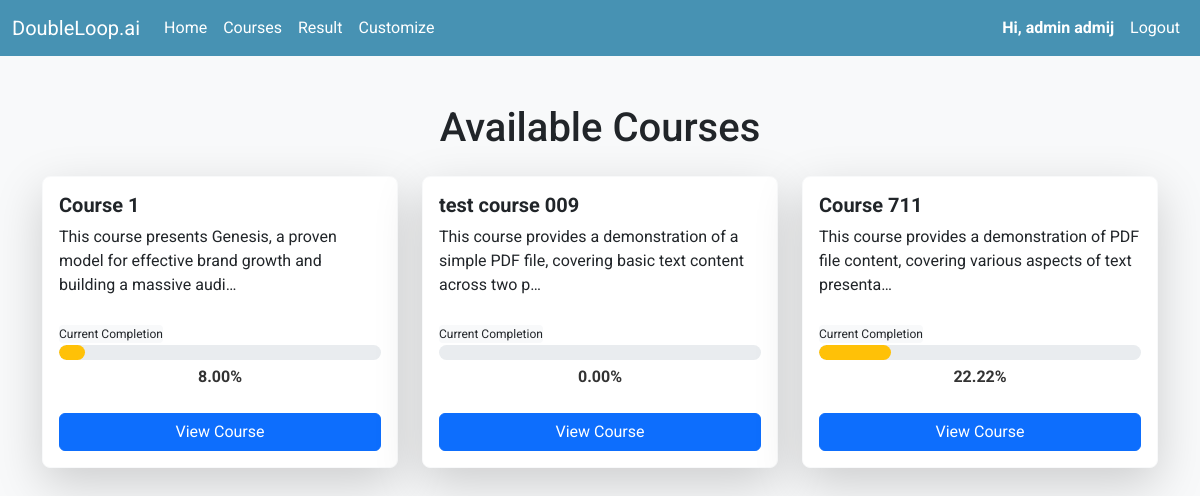
Before: /home (signed in) with the older database file.
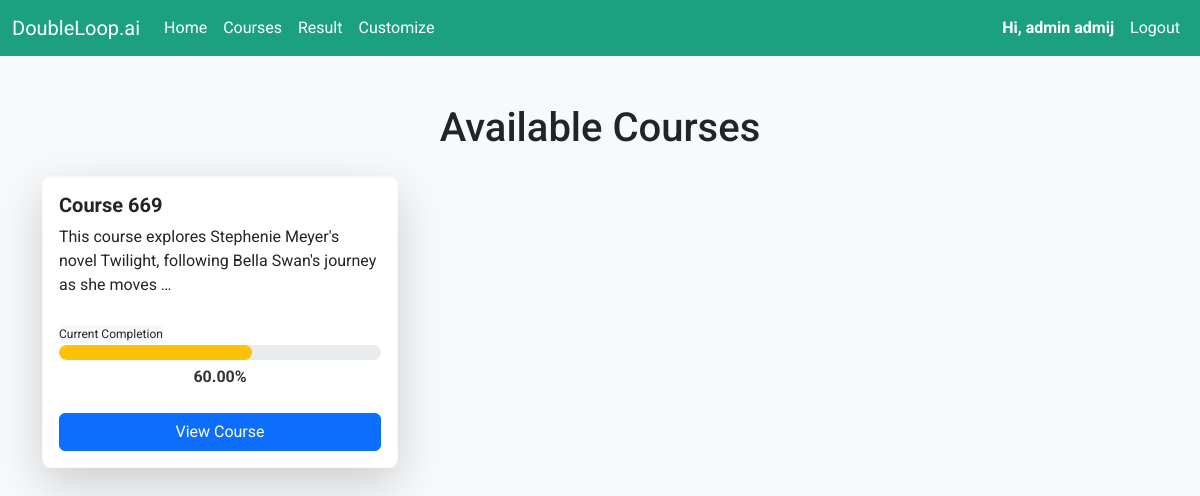
After: the same page with the newer database file.
### course/models/course.py (models this page shows, shortened)
class Course(BaseModel):
    title = models.CharField(max_length=255)
    description = models.CharField(max_length=1500, null=True, blank=True)
    created_by = models.ForeignKey(User, related_name='courses', on_delete=models.CASCADE)
    is_published = models.BooleanField(default=True)
    is_archived = models.BooleanField(default=False)

### course/views.py (the view, shortened to what this page needs)
# urls.py: path('home', home_view, name='home'),
def home_view(request, course_id=None):
    token = request.GET.get('token')
    if token:
        request.session['invitation_token'] = token
    if not request.user.is_authenticated:
        return redirect('/')
    token = request.session.pop('invitation_token', None)
    invitations = UserInvitation.objects.filter(email=request.user.email, status=UserInvitation.PENDING)
    course_progress = get_course_progress(request.user)
    progress = None
    quiz_score = None
    if course_id:
        course_data = next((cp for cp in course_progress if cp['course'].id == course_id), None)
        if course_data:
            progress = course_data['progress']
    return render(request, 'home.html', {
        'course_progress': course_progress,
        'progress': progress,
        'user': request.user,
        'quiz_scores': quiz_score,
    })

### course/views.py (called while the page is built)
def get_course_progress(user):
    courses = Course.objects.filter(is_published=True, is_archived=False, enrollment__user=user)
    if user.is_admin:
        courses = Course.objects.filter(is_published=True, is_archived=False, created_by=user)
    course_progress = []
    for course in courses:
        total_quizzes = Quiz.objects.filter(lesson__module__course=course).count()
        completed_quizzes = QuizScore.objects.filter(
            user=user,
            quiz__lesson__module__course=course
        ).count()
        if total_quizzes > 0:
            progress_percentage = (completed_quizzes / total_quizzes) * 100
        else:
            progress_percentage = 0
        course_progress.append({
            'course': course,
            'progress': progress_percentage,
        })
    return course_progress

### templates/home.html (shortened to what this page needs)
<!DOCTYPE html>
<html lang="en">
<head>
    <link href="https://cdn.jsdelivr.net/npm/bootstrap@5.3.0/dist/css/bootstrap.min.css" rel="stylesheet">
    <link href="https://cdn.jsdelivr.net/npm/bootstrap-icons/font/bootstrap-icons.css" rel="stylesheet">
</head>
<body>
{% include 'navbar.html' %}
{% block content %}
<div class="container mt-5">
    <h1 class="text-center mb-4">Available Courses</h1>
    {% if course_progress %}
    <div id="course-container" class="row g-4">
        {% for course_data in course_progress %}
        <div class="col-md-4 sortable-card">
            <div class="card d-flex flex-column h-100 shadow-lg rounded-3 border-light"
                 data-course-id="{{ course_data.course.id }}">
                <div class="card-body d-flex flex-column flex-grow-1">
                    <h5 class="card-title">{{ course_data.course.title }}</h5>
                    <p class="card-text mb-4">{{ course_data.course.description|truncatechars:100 }}</p>
                    <div class="progress-container mb-4">
                        <span class="completion-tag"
                              style="display: inline-block;background-color: #f8f9fa;font-size: 0.75rem;border-radius: 4px">Current Completion</span>
                        <div class="progress" style="height: 15px; background-color: #e9ecef;">
                            <div class="progress-bar" role="progressbar"
                                 style="width: {{ course_data.progress }}%; background-color: #ffc107;"
                                 aria-valuenow="{{ course_data.progress }}" aria-valuemin="0" aria-valuemax="100">
                            </div>
                        </div>
                        <div class="progress-text" style="margin-top: 5px; font-weight: bold; color: #333;">
                            {{ course_data.progress|floatformat:2 }}%
                        </div>
                    </div>
                    {% if course_data.progress < 100.0 %}
                    <div class="mt-auto">
                        <a href="{% url 'next_lesson' course_data.course.id %}" class="btn btn-primary">View Course</a>
                    </div>
                    {% else %}
                    <div class="mt-auto">
                        <a id="retake-quiz" data-course-id="{{ course_data.course.id }}"
                           href="{% url 'retake_quiz' course_data.course.id %}" class="btn btn-primary">Retake Quiz</a>
                    </div>
                    {% endif %}
                </div>
            </div>
        </div>
        {% endfor %}
    </div>
    {% else %}
    <p class="text-center">Sorry, no courses are available at this moment.</p>
    {% endif %}
</div>
{% endblock %}
</body>
</html>

Changed rows visible on the page:
removed Course: course "Course 1", course.description "This course presents Genesis, a proven model for effective brand growth and building a massive audi…", {{ course_data.progress }} 8.0 (drawn), progress "8.00"
removed Course: course "test course 009", course.description "This course provides a demonstration of a simple PDF file, covering basic text content across two p…", progress "0.00"
removed Course: course "Course 711", course.description "This course provides a demonstration of PDF file content, covering various aspects of text presenta…", {{ course_data.progress }} 22.22222222222222 (drawn), progress "22.22"
added Course: course "Course 669", course.description "This course explores Stephenie Meyer's novel Twilight, following Bella Swan's journey as she moves …", {{ course_data.progress }} 60.0 (drawn), progress "60.00"
